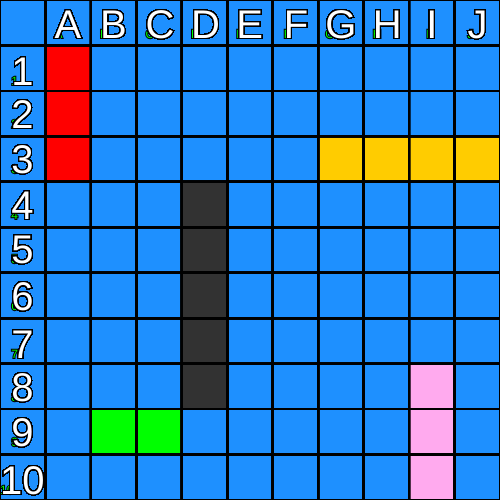
Frame 1 (no input)
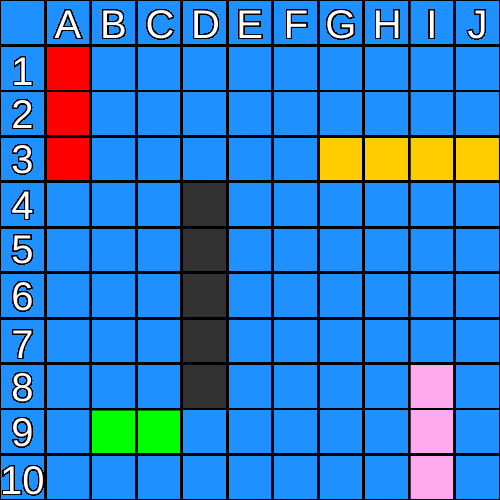
Frame 60 (no input)
Frame 120 (the mouse pressed at the canvas centre since frame 60): identical to frame 60, image omitted

The p5.js sketch that drew these frames (run headless with seeded random() and noise() and a simulated clock; from frame 60 on, the mouse is pressed at the canvas centre):

// p5.js sketch
// ── sketch.js
function setup(){
    createCanvas(500, 500)
    // background(20, 50, 90)

}
function draw() {
	background(30, 144, 255);


    carrier();
    battleship();
    submarine();
    cruiser();
    destroyer();

    const numbers = ["1", "2", "3", "4", "5", "6", "7", "8", "9", "10"]   
    const dif = 42.75

	for (var x = 0; x < width; x += width / 11) {
		for (var y = 0; y < height; y += height / 11) {
			stroke(0);
			strokeWeight(2);
			line(x, 0, x, height);
            line(0, y, width, y);
            
            text("1", 11.3625, 84.5)
            text("2", 11.3625, 128.25)
            text("3", 11.3625, 173)
            text("4", 11.3625, 218.75)
            text("5", 11.3625, 262.5)
            text("6", 11.3625, 310.25)
            text("7", 11.3625, 358)
            text("8", 11.3625, 400.75)
            text("9", 11.3625, 445.5)
            text("10", 0, 494.25)
            
            text("A", 54.5, 38.45)
            text("B", 100, 38.45)
            text("C", 145.45, 38.45)
            text("D", 190.9, 38.45)
            text("E", 236.35, 38.45)
            text("F", 283.8, 38.45)
            text("G", 325.25, 38.45)
            text("H", 372.7, 38.45)
            text("I", 426.15, 38.45)
            text("J", 467.6, 38.45)

            fill(255, 255, 255)
            textSize(40)
		}
	}
}

//carrier = 5 | Gray
function carrier(){
    fill(50)
    rect(181.8, 181.8, 45.45, 227.25)

}
//battleship = 4 | Yellow
function battleship(){
    fill(255, 204, 0)
    rect(318.15, 136.35, 181.8, 45.45)

}
//submarine = 3 | Red
function submarine(){
    fill('red')
    rect(45.45, 45.45, 45.45, 136.35)

}
//cruiser = 3 | Pink
function cruiser(){
    fill('#fae')
    rect(409.05, 363.6, 45.45, 136.35)

}
//destroyer = 2 | Green
function destroyer(){
    fill(0, 255, 0)
    rect(90.9, 409.45, 90.9, 45.45)

}
